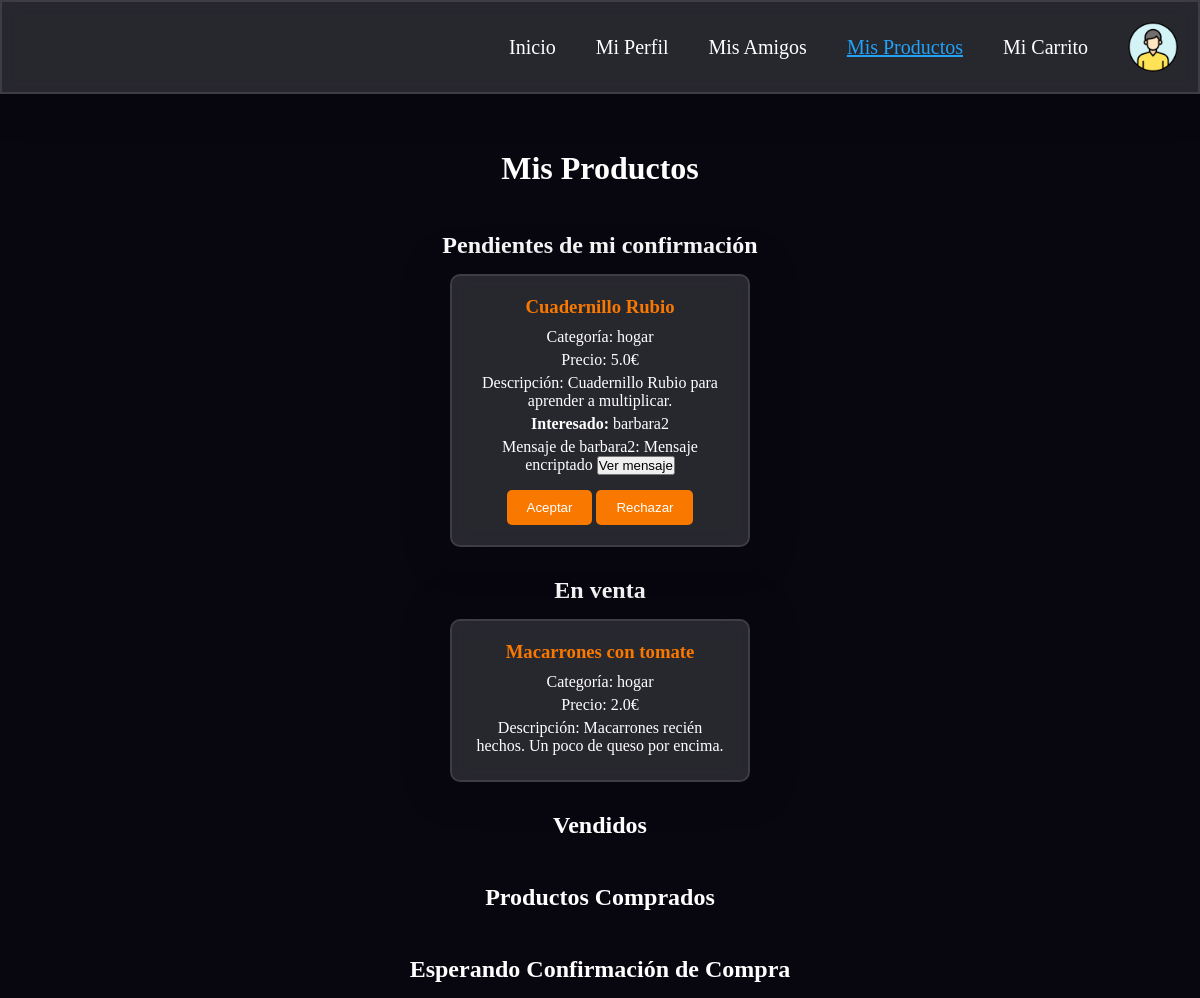
Page /productos (signed in) on the earlier database version.
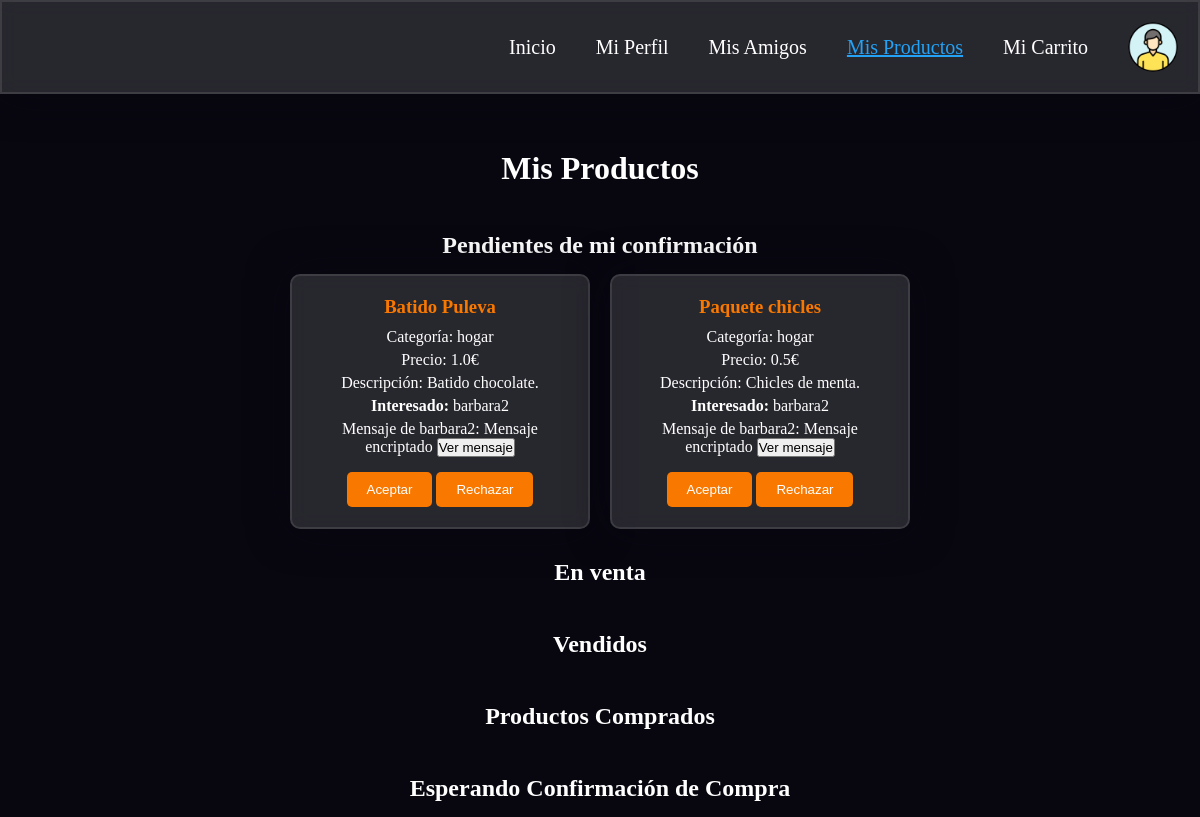
Same page on the later database version.
### app.py (models this page shows)
class Product(db.Model):
    __tablename__ = 'products'
    id = db.Column(db.Integer, primary_key=True)
    name = db.Column(db.String(80), nullable=False)
    category = db.Column(db.String(80), nullable=False)
    price = db.Column(db.Float, nullable=False)
    description = db.Column(db.String(200), nullable=False)
    status = db.Column(db.String(20), nullable=False, default='en venta')
    seller_id = db.Column(db.Integer, db.ForeignKey('users.id'), nullable=False)
    buyer_id = db.Column(db.Integer, db.ForeignKey('users.id'), nullable=True)
    message = db.Column(db.String(200), nullable=True)
    created_at = db.Column(db.String(120), nullable=False)

class User(db.Model):
    __tablename__ = 'users'
    id = db.Column(db.Integer, primary_key=True)
    username = db.Column(db.String(80), unique=True, nullable=False)
    nombre = db.Column(db.String(80), nullable=False)
    ciudad = db.Column(db.String(80), nullable=False)
    email = db.Column(db.String(120), unique=True, nullable=False)
    bank_account = db.Column(db.String(50), nullable=False, default="")  # Usar cadena vacía como valor por defecto
    key = db.Column(db.String(64), nullable=False)
    salt = db.Column(db.String(32), nullable=False)
    created_at = db.Column(db.String(120), nullable=False)
    updated_at = db.Column(db.String(120), nullable=False)
    objetos_vendidos = db.Column(db.String(200), nullable=True, default="")
    objetos_comprados = db.Column(db.String(200), nullable=True, default="")
    products_sold = db.relationship('Product', backref='seller', lazy=True, foreign_keys='Product.seller_id')
    products_bought = db.relationship('Product', backref='buyer', lazy=True, foreign_keys='Product.buyer_id')

### app.py (the view)
@app.route('/productos')
def productos():
    user_id = session.get('user_id')
    productos_pendientes = Product.query.filter_by(seller_id=user_id, status='pendiente de confirmación').all()
    productos_en_venta = Product.query.filter_by(seller_id=user_id, status='en venta').all()
    productos_vendidos = Product.query.filter_by(seller_id=user_id, status='vendido').all()
    return render_template('productos.html',
                           productos_pendientes=productos_pendientes,
                           productos_en_venta=productos_en_venta,
                           productos_vendidos=productos_vendidos)

### templates/productos.html (shortened to what this page needs)
<!DOCTYPE html>
<html lang="en">
<head>
    <link rel="stylesheet" type="text/css" href="{{ url_for('static', filename='styles/productos.css') }}">
</head>
<body>
    <nav>
        <a href="{{ url_for('app_route') }}">Inicio</a>
        <a href="{{ url_for('perfil') }}">Mi Perfil</a>
        <a href="{{ url_for('amigos') }}">Mis Amigos</a>
        <a class="selected" href="{{ url_for('productos') }}">Mis Productos</a>
        <a href="{{ url_for('carrito') }}">Mi Carrito</a>
        <img src="{{ url_for('static', filename='imagenes/perfil.png') }}" alt="Perfil">
    </nav>
    <h1>Mis Productos</h1>
    <h2>Pendientes de mi confirmación</h2>
    <div class="product-list">
        {% for producto in productos_pendientes %}
            <div class="product-card">
                <h3>{{ producto.name }}</h3>
                <p>Categoría: {{ producto.category }}</p>
                <p>Precio: {{ producto.price }}€</p>
                <p>Descripción: {{ producto.description }}</p>
                <p><strong>Interesado:</strong> {{ producto.buyer.username }}</p>
                <p>
                Mensaje de {{ producto.buyer.username }}:
                <span id="encrypted-message-{{ producto.id }}">Mensaje encriptado</span>
                <button onclick="decryptMessage({{ producto.id }})">Ver mensaje</button>
                </p>
                <form action="{{ url_for('validar_compra') }}" method="post" style="display: inline-block;">
                    <input type="submit" value="Aceptar">
                </form>
                <form action="{{ url_for('rechazar_compra') }}" method="post" style="display: inline-block;">
                    <input type="submit" value="Rechazar">
                </form>
            </div>
        {% endfor %}
    </div>
    <h2>En venta</h2>
    <div class="product-list">
        {% for producto in productos_en_venta %}
            <div class="product-card">
                <h3>{{ producto.name }}</h3>
                <p>Categoría: {{ producto.category }}</p>
                <p>Precio: {{ producto.price }}€</p>
                <p>Descripción: {{ producto.description }}</p>
            </div>
        {% endfor %}
    </div>
    <h2>Vendidos</h2>
    <h2>Productos Comprados</h2>
    <h2>Esperando Confirmación de Compra</h2>
</body>
</html>

### static/styles/productos.css (style rules this page uses)
*, *:before, *:after { padding: 0; margin: 0; box-sizing: border-box; }
body { background-color: #080710; display: flex; flex-direction: column; justify-content: flex-start; align-items: center; min-height: 100vh; overflow-y: auto; position: relative; }
nav { width: 100%; display: flex; justify-content: flex-end; align-items: center; background-color: rgba(255, 255, 255, 0.13); padding: 20px; border-radius: 0; backdrop-filter: blur(10px); border: 2px solid rgba(255, 255, 255, 0.1); box-shadow: 0 0 40px rgba(8, 7, 16, 0.6); position: fixed; top: 0; left: 0; z-index: 1000; }
nav a { color: #fff; text-decoration: none; margin: 0 20px; font-size: 20px; transition: transform 0.3s; }
nav img { width: 50px; height: 50px; border-radius: 50%; margin-left: 20px; }
.selected { color: #23a2f6; text-decoration: #23a2f6 underline; }
h1, h2 { text-align: center; color: #ffffff; margin-bottom: 15px; }
h1 { margin-top: 150px; }
h2 { margin-top: 30px; }
.product-list { display: flex; flex-wrap: wrap; gap: 20px; color: white; justify-content: center; }
.product-card { background-color: rgba(255, 255, 255, 0.13); border: 2px solid rgba(255, 255, 255, 0.1); border-radius: 10px; box-shadow: 0 0 40px rgba(8, 7, 16, 0.6); padding: 20px; width: 300px; text-align: center; backdrop-filter: blur(10px); }
.product-card h3 { color: #f97800; margin: 0 0 10px; }
.product-card p { margin: 5px 0; color: #ffffff; word-wrap: break-word; }
input[type="submit"] { background-color: #f97800; color: #fff; padding: 10px 20px; border: none; border-radius: 5px; cursor: pointer; transition: transform 0.3s; }
form { margin-top: 10px; }

Differences in the rows shown:
removed Product: name "Cuadernillo Rubio", category "hogar", price "5.0", description "Cuadernillo Rubio para aprender a multiplicar.", buyer.username "barbara2", shown under "Pendientes de mi confirmación"
removed Product: name "Macarrones con tomate", category "hogar", price "2.0", description "Macarrones recién hechos. Un poco de queso por encima.", shown under "En venta"
added Product: name "Batido Puleva", category "hogar", price "1.0", description "Batido chocolate.", buyer.username "barbara2", shown under "Pendientes de mi confirmación"
added Product: name "Paquete chicles", category "hogar", price "0.5", description "Chicles de menta.", buyer.username "barbara2", shown under "Pendientes de mi confirmación"
